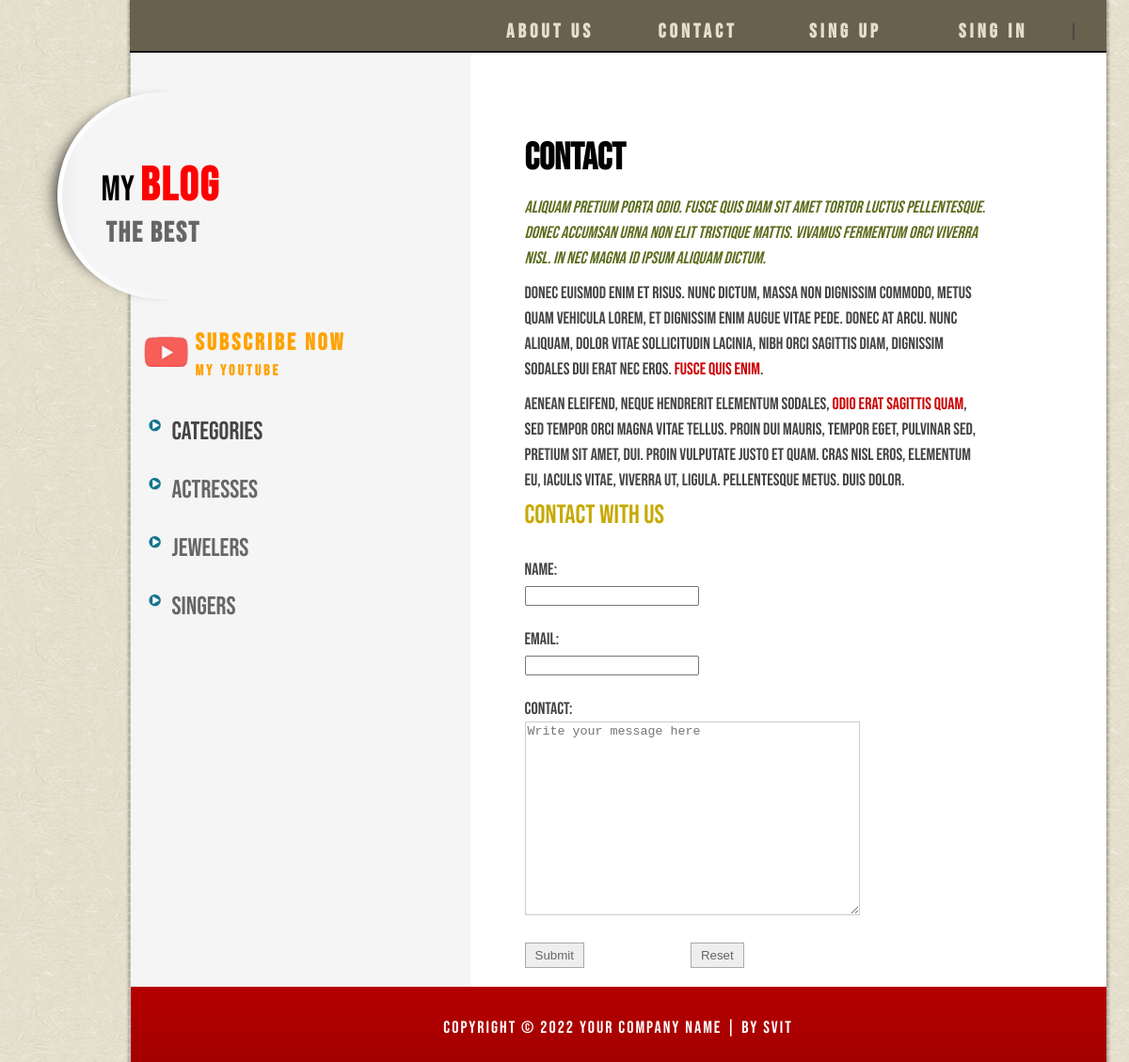
Page /contact/ on the committed database.
### women/models.py (models this page shows, shortened)
class Category(models.Model):
    name = models.CharField(max_length=100, db_index=True, verbose_name="Category")
    slug = models.SlugField(max_length=255, unique=True, db_index=True, verbose_name="URL")
    def get_absolute_url(self):
        return reverse('category', kwargs={'cat_slug': self.slug})
    class Meta:
        verbose_name = "Category"
        verbose_name_plural = "Categories"
        ordering = ['id']

### women/views.py (the view, shortened to what this page needs)
# urls.py: path('contact/', ContactFormView.as_view(), name='contact'),
class ContactFormView(DataMixin, ValidFormMixin, CreateView):
    model = Contact
    form_class = ContactForm
    template_name = 'women/contact.html'
    success_url = reverse_lazy('home')
    def get_context_data(self, *, object_list=None, **kwargs):
        context = super().get_context_data(**kwargs)
        c_def = self.get_user_context(title="Contact")
        return {**context, **c_def}

### women/forms.py
class ContactForm(forms.ModelForm):
	class Meta:
		model = Contact
		fields = ('name', 'email', 'content')
		widgets = {
			'content': Textarea(
				attrs={
					'placeholder': 'Write your message here'
				}
			)
		}

### women/templatetags/women_tags.py (called while the page is built)
@register.inclusion_tag('women/main_menu.html', takes_context=True)
def main_menu(context):
	m = menu.copy()
	if not context['request'].user.is_authenticated:
		m.pop(1)
	else:
		context['menu'] = m
	return context

### women/utils.py (called while the page is built)
	def get_user_context(self, **kwargs):
		context = kwargs
		cats = Category.objects.annotate(Count('women'))
		user_menu = menu.copy()
		if not self.request.user.is_authenticated:
			user_menu.pop(1)
		context['menu'] = user_menu
		context['cats'] = cats
		if 'cat_selected' not in context:
			context['cat_selected'] = 0
		return context

### women/templates/Women/contact.html (shortened to what this page needs)
{% extends 'women/base.html' %}
{% block content %}
<div id="templatemo_main">
	<h1>{{title}}</h1>
	<p><em>Aliquam pretium porta odio. Fusce quis diam sit amet tortor luctus pellentesque. Donec accumsan urna non elit tristique mattis. Vivamus fermentum orci viverra nisl. In nec magna id ipsum  aliquam dictum.</em></p>
	<p>Donec euismod enim et risus. Nunc dictum, massa non dignissim commodo, metus quam vehicula lorem, et dignissim enim augue vitae pede. Donec at arcu. Nunc aliquam, dolor vitae sollicitudin lacinia, nibh orci sagittis diam, dignissim sodales dui erat nec eros. <a href="#">Fusce quis enim</a>.</p>
	<p>Aenean eleifend, neque hendrerit elementum sodales, <a href="#">odio erat sagittis quam</a>, sed tempor orci magna vitae tellus. Proin dui mauris, tempor eget, pulvinar sed, pretium sit amet, dui. Proin vulputate justo et quam. Cras nisl eros, elementum eu, iaculis vitae, viverra ut, ligula. Pellentesque metus. Duis dolor.</p>
	<div id="contact_form">
		<h2>Contact with us</h2>
		<form action="{% url 'contact' %}" id="add_form" method="post">
			{% for f in form %}
				<label class="validate-email required form-label" for="{{ f.id_for_label }}">{{f.label}}:</label>{{ f }}
				<div class="cleaner_h20"></div>
			{% endfor %}
			<input style="margin-left: 0px;" form="add_form" type="submit" value="Submit" class="submit_btn" />
			<input type="reset" class="submit_btn" id="reset" value="Reset" />
		</form>
	</div>
</div>
{% endblock %}

### women/templates/Women/base.html (shortened to what this page needs)
<!DOCTYPE html>
{% load static %}
{% load women_tags %}
{% load crispy_forms_tags %}
<html>
<head>
    <link rel="stylesheet" type="text/css" href="{% static 'css/templatemo_style.css' %}"/>
    <link rel="stylesheet" type="text/css" href="{% static 'css/s3slider.css' %}"/>
    <link rel="stylesheet" type="text/css" href="{% static 'css/styles1.css' %}"/>
</head>
<body>
    <div id="templatemo_wrapper">
        {% main_menu %}
        <div id="templatemo_left_column">
            <div id="templatemo_header">
                <div id="site_title">
                    <h1><a href="{% url 'home' %}" target="_parent">My <strong>Blog</strong><span>the best</span></a></h1>
                </div>
            </div>
            <div id="templatemo_sidebar">
                <div  id="templatemo_rss" class="share">
                    <a class="share-yt" href="https://www.youtube.com/channel/UClXuYKdnkeKHS2di7G_obIg" target="_blank" rel="nofollow">SUBSCRIBE NOW <br /><span>my youtube</span></a>
                </div>
                <table class="table-content" border=0 cellpadding="0" cellspacing="0">
                    <td valign="top">
                        <ul class="templatemo_list">
                            {% if cat_selected == 0 %}
                                <li>Categories</li>
                            {% else %}
                                <li><a href="{% url 'home' %}">Categories</a></li>
                            {% endif %}
                            {% for c in cats %}
                                {% if c.women__count > 0 %}
                                    {% if c.pk == cat_selected %}
                                        <li>{{c.name}}</li>
                                    {% else %}
                                        <li><a href="{{ c.get_absolute_url }}">{{c.name}}</a></li>
                                    {% endif %}
                                {% endif %}
                            {% endfor %}
                            <div class="cleaner_h20"></div>
                        </ul>
                    </td>
                </table>
            </div>
        </div>
        <td valign="top" class="content">
        <div id="templatemo_right_column">
	        <div id="templatemo_main">
                {% block content %}
                {% endblock %}
            </div>
        </div>
        <div class="cleaner_h20"></div>
  	    <div id="templatemo_footer">
		    Copyright © 2022 <a href="#">Your Company Name</a> |
            <a href="https://github.com/Svit7" target="_blank">by Svit</a>
        </div>
    </div>
</body>
</html>

### women/static/css/templatemo_style.css (style rules this page uses)
body { margin: 0px; padding: 0px; color: #666; font-size: 18px; line-height:1.5em; background-image: url(../images/templatemo_body.jpg); background-repeat: repeat; }
a, a:link, a:visited { color: #CC0000; }
p { margin: 0px; padding: 0 0 10px 0; }
h1 { font-size: 40px; font-weight: bold; margin: 0 0 20px 0; padding: 5px 0; color: #000; }
h2 { font-size: 28px; font-weight: normal; line-height: 28px; margin: 0 0 30px 0; padding: 0; color: #c7a902; }
.cleaner_h20 { clear: both; width:100%; height: 20px; }
em { color: #5d6d1e; }
.templatemo_list { font-size: 27px; margin: 25px 0; padding: 10px; list-style: none; }
.templatemo_list li { background: transparent url(../images/templatemo_list.png) no-repeat scroll 0 0px; margin:0 0 35px; padding:0 0 0 25px; line-height: 1em; }
.templatemo_list li a { color: #666; text-decoration: none; }
#templatemo_wrapper { width: 1165px; padding: 0; margin: 0 auto; background: url(../images/templatemo_wrapper.png) repeat-y; }
#templatemo_left_column { float: left; width: 400px; }
#templatemo_right_column { float: center; width: 1090px; margin-right: 10px; }
#templatemo_header { width: 360px; height: 276px; padding: 0 10px; margin-left: 20px; background: url(../images/templatemo_header.png) left center no-repeat; }
#templatemo_header #site_title { float: left; width: 310px; padding: 115px 0 0 60px; }
#templatemo_header #site_title h1 { margin: 0; padding: 0; }
#templatemo_header #site_title h1 a { margin: 0px; padding: 0px; font-size: 38px; color: #000; font-weight: normal; text-decoration: none; }
#templatemo_header #site_title h1 strong { color: #f00; font-size: 50px; letter-spacing: 2px; }
#templatemo_header #site_title a span { display: block; font-size: 30px; color: #666; font-weight: bold; letter-spacing: 2px; margin-left: 5px; margin-top: 20px; }
#templatemo_sidebar { clear: both; float: left; width: 250px; margin-left: 130px; }
#templatemo_main { float: right; width: 490px; padding-top: 40px; margin-right: 30px; }
#templatemo_rss a { float: right; display: block; width: 190px; height: 40px; padding: 5px 0 10px 55px; margin-bottom: 10px; color: #ffa200; font-size: 25px; letter-spacing: 3px; font-weight: bold; text-decoration: none; background: url(../images/share_yt.png) left center no-repeat; }
#templatemo_rss a span { font-size: 16px; margin-top: 5px; letter-spacing: 3px; }
#contact_form form { margin: 0px; padding: 0px; }
#contact_form form label { display: block; width: 100px; margin-right: 10px; font-size: 18px; }
#contact_form form textarea { width: 350px; height: 200px; background: #fff; border: 1px solid #ccc; }
#contact_form form .submit_btn { margin-left: 110px; padding: 5px 10px; background: #EEEEEE; border: 1px solid #AAAAAA; color: #666666; }
#templatemo_footer { clear: both; width: 1037px; height: 50px; margin: 0 10px 0 121px; padding: 30px 0 0 0; letter-spacing: 2px; text-align: center; color: #FFFFFF; background: url(../images/templatemo_footer.png) top repeat-x; }
#templatemo_footer a { color: #FFFFFF; }
.table-content { width: 100%; min-height: 100%; height: 100%; }

### women/static/css/s3slider.css (style rules this page uses)
ul { margin: 0; padding: 0; list-style-type: none; list-style: none; }
ul li { margin: 0; padding: 0; }

### women/static/css/styles1.css (style rules this page uses)
html, body { font-family: 'Bebas Neue'; margin: 0; padding: 0; height: 100%; width: 100%; color: #444; }
a { color: #0059b2; text-decoration: none; }
.table-content { width: 100%; min-height: 100%; height: 100%; }
.form-label { display: inline-block; min-width: 150px; vertical-align: top; }

### rows in the picture
Category: name "Actresses"
Category: name "Jewelers"
Category: name "Singers"

### other values in the picture
{{ m.title }} "About us" "Contact"
{{ title }} "Contact"
{{ f.label }} "Name" "Email" "Contact"
